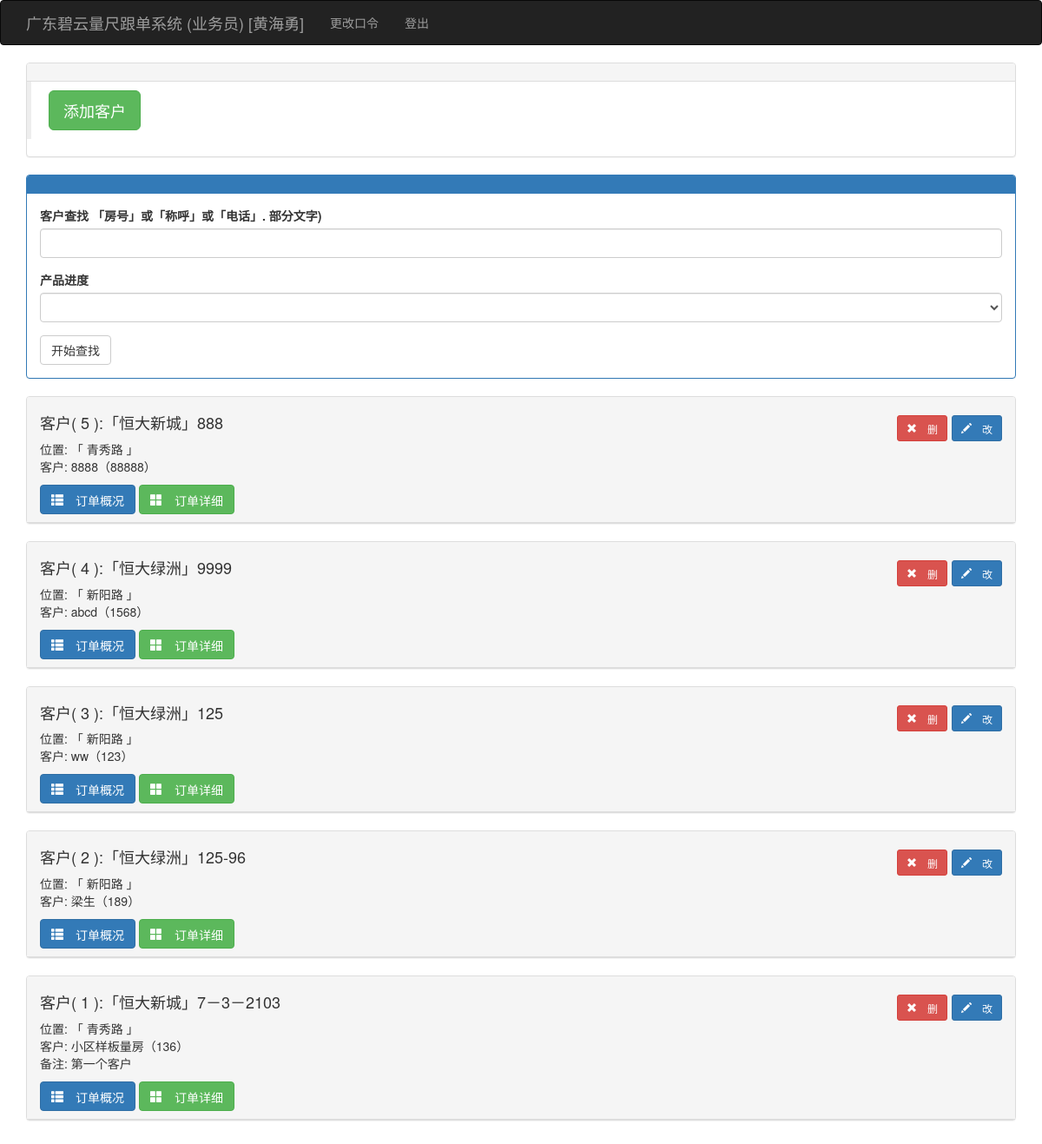
Page /kehulist (signed in) on the committed database.
### app/models.py (models this page shows, shortened)
class User(UserMixin, db.Model):
    __tablename__ = 'users'
    id = db.Column(db.Integer, primary_key=True)
    user = db.Column(db.String(64), unique=True, index=True)
    pin = db.Column(db.String(64))
    username = db.Column(db.String(64))
    tel = db.Column(db.String(32))
    role = db.Column(db.String(64))
    isuse = db.Column(db.Boolean, default=False)
    beizhu = db.Column(db.String(64))
    kehus = db.relationship('Kehu', backref='user', lazy='dynamic')
    @login_manager.user_loader
    def load_user(user_id):
        return User.query.get(int(user_id))

class Kehu(db.Model):
    __tablename__ = 'kehus'
    id = db.Column(db.Integer, primary_key=True)
    user_id = db.Column(db.Integer, db.ForeignKey('users.id'))
    xiaoqu_id = db.Column(db.Integer, db.ForeignKey('xiaoqus.id'))
    fangjian = db.Column(db.String(64))
    chenghu = db.Column(db.String(64))
    tel = db.Column(db.String(64))
    zje = db.Column(db.Float)
    beizhu = db.Column(db.String(64))
    status = db.Column(db.Integer, default=1)  # 1已测尺、2已下单、3已安装、4已清款
    time0 = db.Column(db.DateTime(), default=datetime.utcnow)
    time1 = db.Column(db.DateTime())
    time2 = db.Column(db.DateTime())
    time3 = db.Column(db.DateTime())
    dingdans = db.relationship('Dingdan', backref='kehu', lazy='dynamic')

class Xiaoqu(db.Model):
    __tablename__ = 'xiaoqus'
    id = db.Column(db.Integer, primary_key=True)
    xiaoqu = db.Column(db.String(64), unique=True, index=True)
    dizhi = db.Column(db.String(100))
    beizhu = db.Column(db.String(128))
    kehus = db.relationship('Kehu', backref='xiaoqu', lazy='dynamic')

### app/main/views.py (the view)
@main.route('/kehulist', methods=['GET', 'POST'])
@login_required
def kehulist():
    if current_user.role != '业务员':
        return redirect(url_for('main.index'))
    form = FindkhForm()
    user = current_user._get_current_object()
    if form.validate_on_submit():
        session['infostring'] = form.infostring.data
        session['status'] = form.status.data
        return redirect(url_for('main.kehulist'))
    if session.get('infostring') != None:
        infostring = '%' + session.get('infostring') + '%'
    else:
        infostring = '%'
    prewhere = session.get('infostring')
    status = session.get('status', 0)
    kehus = Kehu.query.filter(Kehu.user == current_user._get_current_object()).filter(
        or_(Kehu.fangjian.like(infostring), Kehu.chenghu.like(infostring),
            Kehu.tel.like(infostring))).order_by(Kehu.id.desc())  # .order_by(Guke.outtime.desc())
    form.infostring.data = session.get('infostring', '')
    form.status.data = status
    return render_template('kehulist.html', kehus=kehus, form=form, prewhere=prewhere, status=status)  # ,

### app/main/forms.py
class FindkhForm(FlaskForm):
    infostring = StringField('客户查找 「房号」或「称呼」或「电话」. 部分文字)')
    status = SelectField('产品进度', coerce=int)
    submit = SubmitField('开始查找')
    def __init__(self, *args, **kwargs):
        super(FindkhForm, self).__init__(*args, **kwargs)
        self.status.choices = [(0, ''), (1, '已量尺'), (2, '已下单'), (3, '已订货'), (6, '已收货'),
                               (7, '安装中'), (8, '安装完成'), (9, '已清款')]  # , (4, '已入库'), (5, '已发货')

### manage.py (called while the page is built)
def set_var(var):  # 设置全局变量
    global_var[0] = var
    return ""

def get_var():  # 获取全局变量
    return global_var[0]

### app/templates/kehulist.html (shortened to what this page needs)
{% extends "base.html" %}
{% import "bootstrap/wtf.html" as wtf %}
{% block page_content %}
    <div class="panel panel-default">
        <div class="panel-heading"></div>
        <div class="post-body">
            <blockquote>
                <a class="btn btn-success btn-lg" href="{{ url_for('main.addkehu') }}">添加客户</a>
            </blockquote>
        </div>
    </div>
    <div class="panel panel-primary">
        <div class="panel-heading">
        </div>
        <div class="panel-body">
                {{ wtf.quick_form(form) }}
        </div>
    </div>
    {% for kehu in kehus %}
        {% if get_var() == 1 %}
                <div class="panel panel-default">
                    <div class="panel-heading"><h4>客户( {{ kehu.id }} ):「{{ kehu.xiaoqu.xiaoqu }}」{{ kehu.fangjian }}
                        <span class="pull-right">
                    <a class="btn btn-danger glyphicon glyphicon-remove btn-sm"
                       href="{{ url_for('main.delkehu', id=kehu.id) }}"> 删</a>
                    <a class="btn btn-primary glyphicon glyphicon-pencil btn-sm"
                       href="{{ url_for('main.editkehu', id=kehu.id) }}"> 改</a>
                    </span>
                    </h4>
                        <ul class="list-unstyled">
                            <li>位置:  「 {{ kehu.xiaoqu.dizhi }} 」</li>
                            <li>客户: {{ kehu.chenghu }}（{{ kehu.tel }}）
                            </li>
                            {% if kehu.beizhu %}
                            <li>备注: {{ kehu.beizhu }}</li>
                            {% endif %}
                        </ul>
                        <button type="button" class="btn btn-primary glyphicon glyphicon-th-list" data-toggle="collapse"
                                data-target="#c{{ kehu.id }}">
                            订单概况
                        </button>
                        <a class="btn btn-success glyphicon glyphicon-th-large"
                           href="{{ url_for('main.showkehudd', id=kehu.id) }}"> 订单详细</a>
                    </div>
                </div>
        {% endif %}
    {% endfor %}
{% endblock %}

### app/templates/base.html (shortened to what this page needs)
{% extends "bootstrap/base.html" %}
{% import 'render_listcp.html' as macors %}
{% block head %}
{{ super() }}
<link rel="stylesheet" type="text/css" href="{{ url_for('static', filename='styles.css') }}">
{% endblock %}
{% block navbar %}
<div class="navbar navbar-inverse" role="navigation">
    <div class="container">
        <div class="navbar-header">
            <a class="navbar-brand" href="{{ url_for('main.index') }}">广东碧云量尺跟单系统 ({{ current_user.role }}) [{{ current_user.username }}] </a>
        </div>
        <div class="navbar-collapse collapse">
            <ul class="nav navbar-nav">
                {% if current_user.is_authenticated %}
                <li><a href="{{ url_for('auth.change_pin') }}">更改口令</a></li>
                <li><a href="{{ url_for('auth.logout') }}">登出</a></li>
                {% endif %}
            </ul>
        </div>
    </div>
</div>
{% endblock %}
{% block content %}
<div class="container">
    {% block page_content %}{% endblock %}
</div>
{% endblock %}

### rows in the picture
User: role "业务员", username "黄海勇"
Kehu: id "5", xiaoqu.xiaoqu "恒大新城", fangjian "888", xiaoqu.dizhi "青秀路", chenghu "8888", tel "88888"
Kehu: id "4", xiaoqu.xiaoqu "恒大绿洲", fangjian "9999", xiaoqu.dizhi "新阳路", chenghu "abcd", tel "1568"
Kehu: id "3", xiaoqu.xiaoqu "恒大绿洲", fangjian "125", xiaoqu.dizhi "新阳路", chenghu "ww", tel "123"
Kehu: id "2", xiaoqu.xiaoqu "恒大绿洲", fangjian "125-96", xiaoqu.dizhi "新阳路", chenghu "梁生", tel "189"
Kehu: id "1", xiaoqu.xiaoqu "恒大新城", fangjian "7－3－2103", xiaoqu.dizhi "青秀路", chenghu "小区样板量房", tel "136", beizhu "第一个客户"
